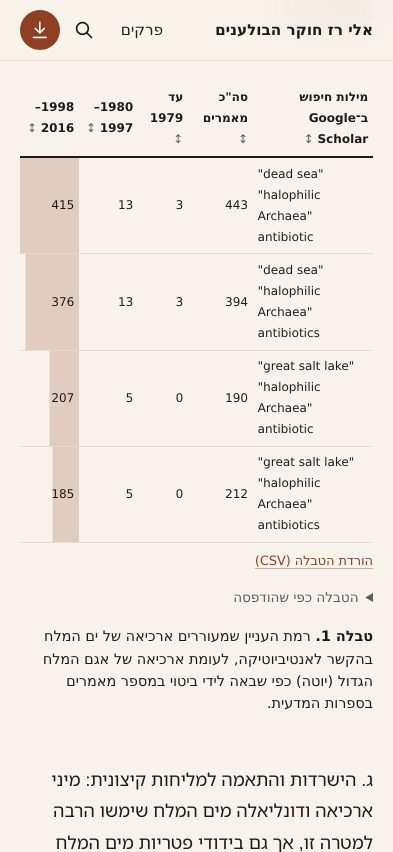
#> input picture books/eli-raz/research/design-qa/06-datatable-393-light.jpg, 786 x 1704 px (shown at 1/2 size)
$ python match.py ../../books/eli-raz/research/design-qa/06-datatable-393-light.jpg
#> lines starting #> are read from the running program, lines starting #| are printed output that depends on the picture
# /// script
# requires-python = ">=3.15"
# dependencies = ["opencv-python-headless==4.14.0.94", "numpy==2.5.4"]
# ///
"""SIFT + RANSAC homography match of a book image against candidate images.

Usage: uv run -I match.py <book image> <candidate> [<candidate> ...]
Prints inliers, matches after the ratio test, and the share of the candidate that the book image covers.
Both images are scaled so the long side is at most MATCH_MAX_SIDE px (default 1600); this keeps the run fast and the counts comparable.
"""
import os
import sys

import cv2
import numpy as np

MAX_SIDE = int(os.environ.get("MATCH_MAX_SIDE", "1600"))  # raise it when the book image is a small detail of a large sheet


def load(path: str) -> np.ndarray:
    img = cv2.imread(path, cv2.IMREAD_GRAYSCALE)
#> img: shape (1704, 786); min 0, max 255, mean 232.9
    if img is None:
        raise SystemExit(f"cannot read {path}")
    scale = MAX_SIDE / max(img.shape)
#> scale = 0.939
    return cv2.resize(img, None, fx=scale, fy=scale, interpolation=cv2.INTER_AREA) if scale < 1 else img
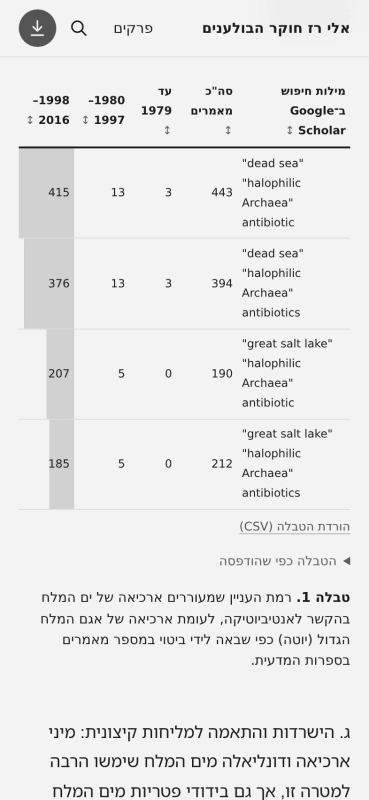
#> returned value: shape (1600, 738) (shown at 1/2 size); min 8, max 255, mean 232.9


def match(book: np.ndarray, cand: np.ndarray, sift) -> tuple[int, int, float]:
    kb, db = sift.detectAndCompute(book, None)
    kc, dc = sift.detectAndCompute(cand, None)
    if db is None or dc is None or len(kb) < 4 or len(kc) < 4:
        return 0, 0, 0.0
    pairs = cv2.BFMatcher().knnMatch(db, dc, k=2)
    good = [m for m, n in (p for p in pairs if len(p) == 2) if m.distance < 0.75 * n.distance]
    if len(good) < 4:
        return 0, len(good), 0.0
    src = np.float32([kb[m.queryIdx].pt for m in good]).reshape(-1, 1, 2)
    dst = np.float32([kc[m.trainIdx].pt for m in good]).reshape(-1, 1, 2)
    h, mask = cv2.findHomography(src, dst, cv2.RANSAC, 5.0)
    if h is None:
        return 0, len(good), 0.0
    hb, wb = book.shape
    corners = cv2.perspectiveTransform(np.float32([[0, 0], [wb, 0], [wb, hb], [0, hb]]).reshape(-1, 1, 2), h)
    coverage = abs(cv2.contourArea(corners)) / (cand.shape[0] * cand.shape[1])
    return int(mask.sum()), len(good), coverage


def main() -> None:
    sift = cv2.SIFT_create()
    book = load(sys.argv[1])
    for path in sys.argv[2:]:
        inliers, good, coverage = match(book, load(path), sift)
        print(f"{inliers:5d} inliers {good:5d} good  coverage {coverage:6.1%}  {path}")


if __name__ == "__main__":
    main()

$ run again, on books/eli-raz/research/design-qa/02-header-a-1280-light.jpg
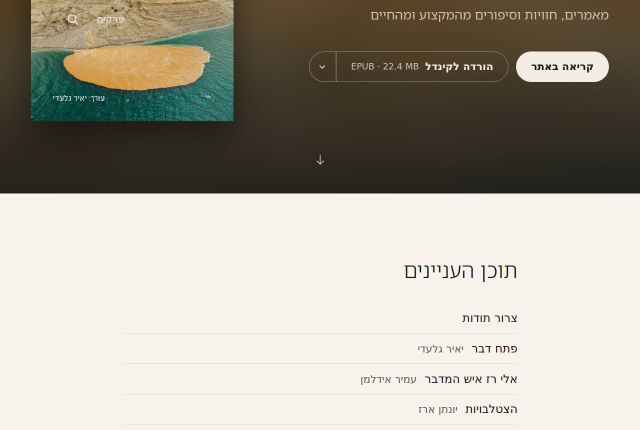
#> input picture books/eli-raz/research/design-qa/02-header-a-1280-light.jpg, 1280 x 860 px (shown at 1/2 size)
#> in load, `img = cv2.imread(path, cv2.IMREAD_GRAYSCALE)`:
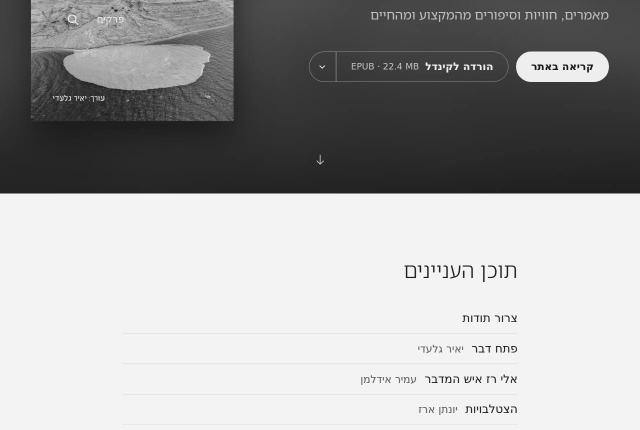
#> img: shape (860, 1280) (shown at 1/2 size); min 0, max 255, mean 164.6

$ run again, on books/eli-raz/research/design-qa/02-header-a-393-light.jpg
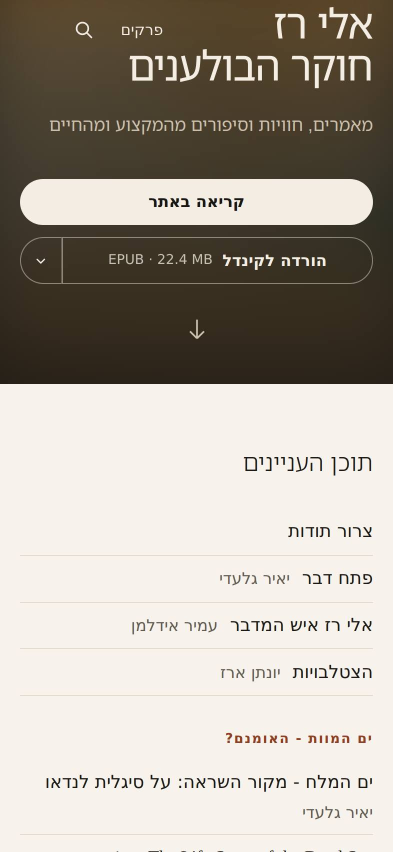
#> input picture books/eli-raz/research/design-qa/02-header-a-393-light.jpg, 786 x 1704 px (shown at 1/2 size)
#> in load, `img = cv2.imread(path, cv2.IMREAD_GRAYSCALE)`:
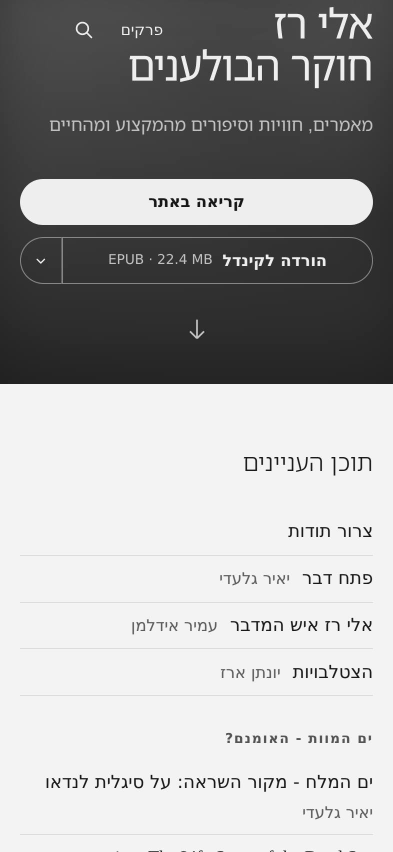
#> img: shape (1704, 786) (shown at 1/2 size); min 0, max 255, mean 167.3
#> in load, `return cv2.resize(img, None, fx=scale, fy=scale, interpolation=cv2.INT..`:
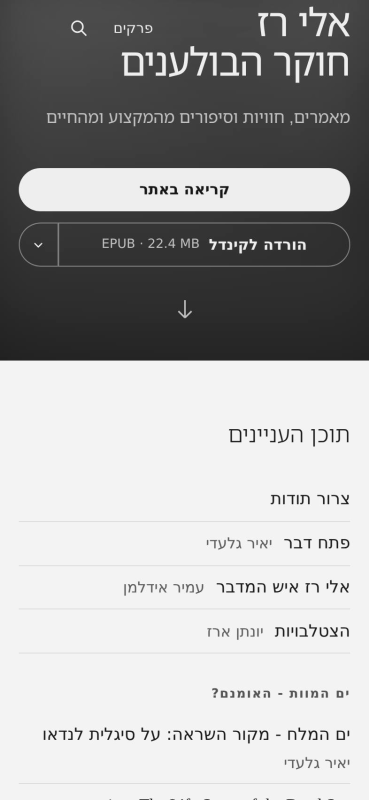
#> returned value: shape (1600, 738) (shown at 1/2 size); min 8, max 255, mean 167.3
